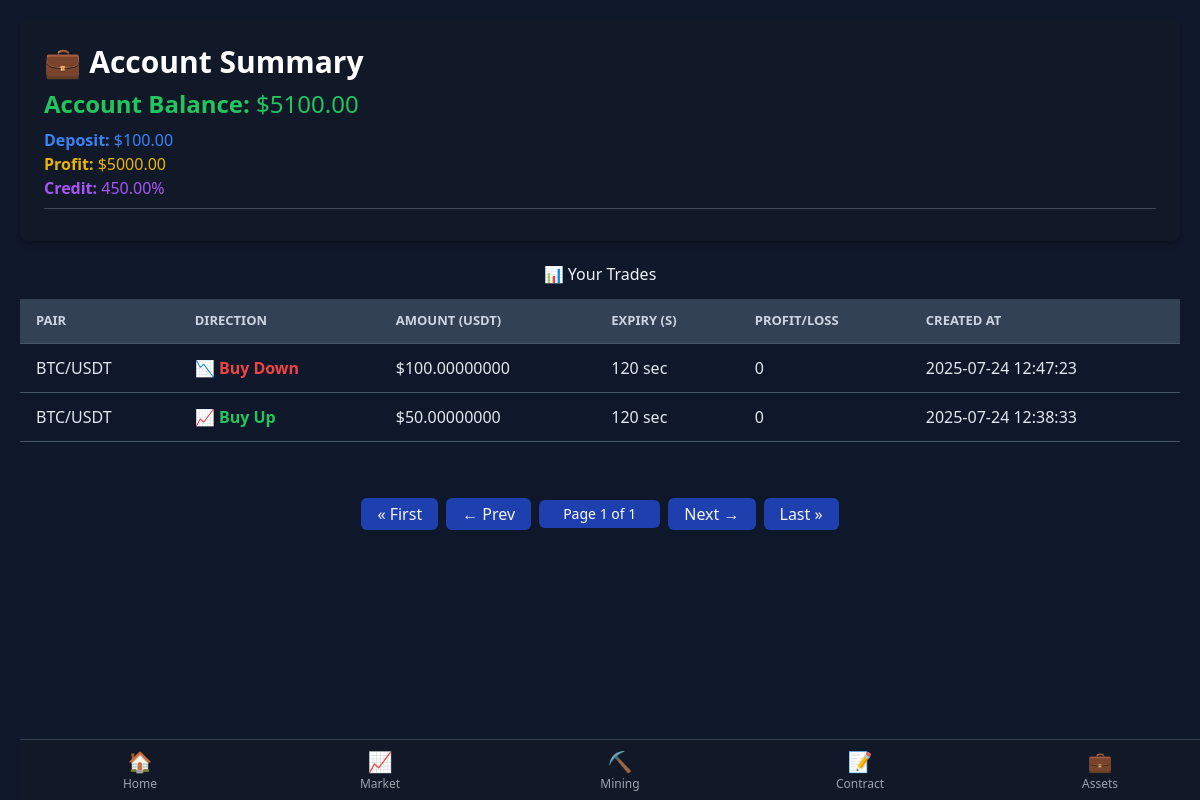
Page /assets/ (signed in) on the committed database.
### powerdigital_app/models.py (models this page shows, shortened)
class Profile(models.Model):
    user = models.OneToOneField(User, on_delete=models.CASCADE)
    withdrawal_password = models.CharField(max_length=128)
    total_deposit = models.DecimalField(default=0, max_digits=12, decimal_places=2)
    total_profit = models.DecimalField(default=0, max_digits=12, decimal_places=2)
    credit = models.DecimalField(default=0, max_digits=12, decimal_places=2)
    invite_code = models.CharField(max_length=12, unique=True, blank=True, null=True)

class TradeOrder(models.Model):
    user = models.ForeignKey(User, on_delete=models.CASCADE)
    pair = models.CharField(max_length=20)
    direction = models.CharField(max_length=20)
    amount = models.DecimalField(max_digits=20, decimal_places=8)
    expiry_time = models.IntegerField()
    balance = models.DecimalField(max_digits=20, decimal_places=8)
    potential_profit = models.DecimalField(max_digits=20, decimal_places=8, default=0)
    expires_at = models.DateTimeField()
    is_closed = models.BooleanField(default=False)
    created_at = models.DateTimeField(auto_now_add=True)
    yield_percent = models.DecimalField(max_digits=6, decimal_places=2, default=0)
    manual_profit = models.DecimalField(max_digits=20, decimal_places=8, default=0)
    @property
    def single_trade(self):
        return (self.yield_percent or 0) + (self.manual_profit or 0)

### powerdigital_app/views.py (the view)
# urls.py: path("assets/", views.user_trades, name="user_trades"),
@login_required
def user_trades(request):
    if request.user.is_staff or request.user.is_superuser:
        return redirect('admin_dashboard')
    trades = TradeOrder.objects.filter(user=request.user).order_by('-created_at')
    profile, _ = Profile.objects.get_or_create(user=request.user)
    total_profit = profile.total_profit
    total_credit = profile.credit
    total_deposit = profile.total_deposit
    total_balance = total_deposit + total_profit
    paginator = Paginator(trades, 10)
    page_number = request.GET.get('page')
    page_obj = paginator.get_page(page_number)
    return render(request, "main/assets.html", {
        "user_trades": page_obj,  # ✅ Paginated trades
        "total_deposit": total_deposit,
        "total_profit": total_profit,
        "total_balance": total_balance,
        "credit": total_credit,
        "page_obj": page_obj,
    })

### powerdigital_app/templates/main/assets.html (shortened to what this page needs)
{% extends 'main/base.html' %} {% block content %}
<!DOCTYPE html>
<html lang="en">
	<head>
		<script src="https://cdn.tailwindcss.com"></script>
	</head>
	<body>
		<div class="max-w-">
			{% if request.user.is_authenticated %}
				<div class="p-4 bg-gray-900 text-white rounded-lg shadow-md">
					<h2 class="text-xl md:text-3xl font-bold mb-2">💼 Account Summary</h2>
					<p class="text-green-500 text-xl my-2 md:text-2xl"><strong>Account Balance:</strong>
						${{ total_balance }}</p>
					<p class="text-blue-500"><strong> Deposit:</strong> ${{ total_deposit }}</p>
					<p class="text-yellow-500"><strong> Profit:</strong> ${{ total_profit }}</p>
					<p class="text-purple-500"><strong> Credit:</strong> {{ credit }}%</p>
					<hr class="my-2 border-gray-300" />
				</div>
			</div>
			{% endif %}
			<h2 style="text-align: center; color: #f1f5f9" class="mt-4">📊 Your Trades</h2>
			{% if page_obj %}
			<table>
				<thead>
					<tr>
						<th>Pair</th>
						<th>Direction</th>
						<th>Amount (USDT)</th>
						<th>Expiry (s)</th>
						<th>Profit/Loss</th>
						<th>Created At</th>
					</tr>
				</thead>
				<tbody>
					{% for trade in page_obj %}
					<tr>
						<td>{{ trade.pair }}</td>
						<td>
							{% if trade.direction == 'Buy Up' %}
							<span class="text-green">📈 Buy Up</span>
							{% else %}
							<span class="text-red">📉 Buy Down</span>
							{% endif %}
						</td>
						<td>${{ trade.amount }}</td>
						<td>{{ trade.expiry_time }} sec</td>
						<td>{{ trade.single_trade }}</td>
						<td>{{ trade.created_at|date:"Y-m-d H:i:s" }}</td>
					</tr>
					{% endfor %}
				</tbody>
			</table>
			<br />
			<div class="mt-8 flex justify-center items-center space-x-2">
				{% if page_obj.has_previous %}
				<a
					href="?page=1"
					class="px-3 py-1 bg-gray-700 text-white rounded hover:bg-gray-600"
					>« First</a
				>
				<a
					href="?page={{ page_obj.previous_page_number }}"
					class="px-3 py-1 bg-gray-700 text-white rounded hover:bg-gray-600"
					>← Prev</a
				>
				{% else %}
				<span
					class="px-3 py-1 bg-blue-800 text-gray-100 rounded cursor-not-allowed"
					>« First</span
				>
				<span
					class="px-3 py-1 bg-blue-800 text-gray-100 rounded cursor-not-allowed"
					>← Prev</span
				>
				{% endif %}
				<span class="px-4 py-1 bg-blue-800 text-white rounded text-sm">
					Page {{ page_obj.number }} of {{ page_obj.paginator.num_pages }}
				</span>
				{% if page_obj.has_next %}
				<a
					href="?page={{ page_obj.next_page_number }}"
					class="px-3 py-1 bg-gray-700 text-white rounded hover:bg-gray-600"
					>Next →</a
				>
				<a
					href="?page={{ page_obj.paginator.num_pages }}"
					class="px-3 py-1 bg-gray-700 text-white rounded hover:bg-gray-600"
					>Last »</a
				>
				{% else %}
				<span
					class="px-3 py-1 bg-blue-800 text-gray-100 rounded cursor-not-allowed"
					>Next →</span
				>
				<span
					class="px-3 py-1 bg-blue-800 text-gray-100 rounded cursor-not-allowed"
					>Last »</span
				>
				{% endif %}
			</div>
			{% else %}
			<p class="no-trades">You have no trades yet.</p>
			{% endif %}
		<br /><br /><br />
	</body>
</html>
{% endblock %}

### powerdigital_app/templates/main/base.html (shortened to what this page needs)
{% load static %}
<!DOCTYPE html>
<html lang="en">
	<head>
		<link
			rel="stylesheet"
			href="https://cdn.jsdelivr.net/npm/bootstrap@5.3.0/dist/css/bootstrap.min.css"
		/>
	</head>
	<body>
		{% block translate_selector %}{% endblock %} {% block content %}
		{% endblock %}
		<footer
			class="fixed bottom-0 w-full bg-gray-900 border-t border-gray-700 text-gray-400 text-xs z-50"
		>
			<div class="grid grid-cols-5 text-center">
				<a href="{% url 'home' %}" class="py-2 hover:text-white">
					<div>
						<span class="text-xl">🏠</span>
					</div>
					<div>Home</div>
				</a>
				<a href="{% url 'real_market' %}" class="py-2 hover:text-white">
					<div><span class="text-xl">📈</span></div>
					<div>Market</div>
				</a>
				<a href="{% url 'mining' %}" class="py-2 hover:text-white">
					<div><span class="text-xl">⛏️</span></div>
					<div>Mining</div>
				</a>
				<a href="{% url 'place_trade' %}" class="py-2 hover:text-white">
					<div><span class="text-xl">📝</span></div>
					<div>Contract</div>
				</a>
				<a href="{% url 'user_trades' %}" class="py-2 hover:text-white">
					<div><span class="text-xl">💼</span></div>
					<div>Assets</div>
				</a>
			</div>
		</footer>
	</body>
</html>

### powerdigital_app/templates/main/base.html (style rules this page uses)
body { background-color: #121420; color: #fff; padding-bottom: 100px; }
footer a { display: block; }

### powerdigital_app/templates/main/assets.html (style rules this page uses)
body { background-color: #0f172a; color: #e2e8f0; font-family: "Segoe UI", Tahoma, Geneva, Verdana, sans-serif; margin: 0; padding: 20px; }
table { width: 100%; border-collapse: collapse; margin-top: 15px; }
thead { background-color: #334155; color: #cbd5e1; text-transform: uppercase; font-size: 13px; }
th, td { padding: 12px 16px; text-align: left; border-bottom: 1px solid #475569; }
.text-green { color: #22c55e; font-weight: bold; }
.text-red { color: #ef4444; font-weight: bold; }

### rows in the picture
Profile: total_deposit "100.00", total_profit "5000.00", credit "450.00"
TradeOrder: pair "BTC/USDT", direction "📉 Buy Down", amount "100.00000000", expiry_time "120", single_trade "0", created_at "2025-07-24 12:47:23"
TradeOrder: pair "BTC/USDT", direction "📈 Buy Up", amount "50.00000000", expiry_time "120", single_trade "0", created_at "2025-07-24 12:38:33"

### other values in the picture
{{ total_balance }} "5100.00"
{{ page_obj.number }} "1"
{{ page_obj.paginator.num_pages }} "1"
